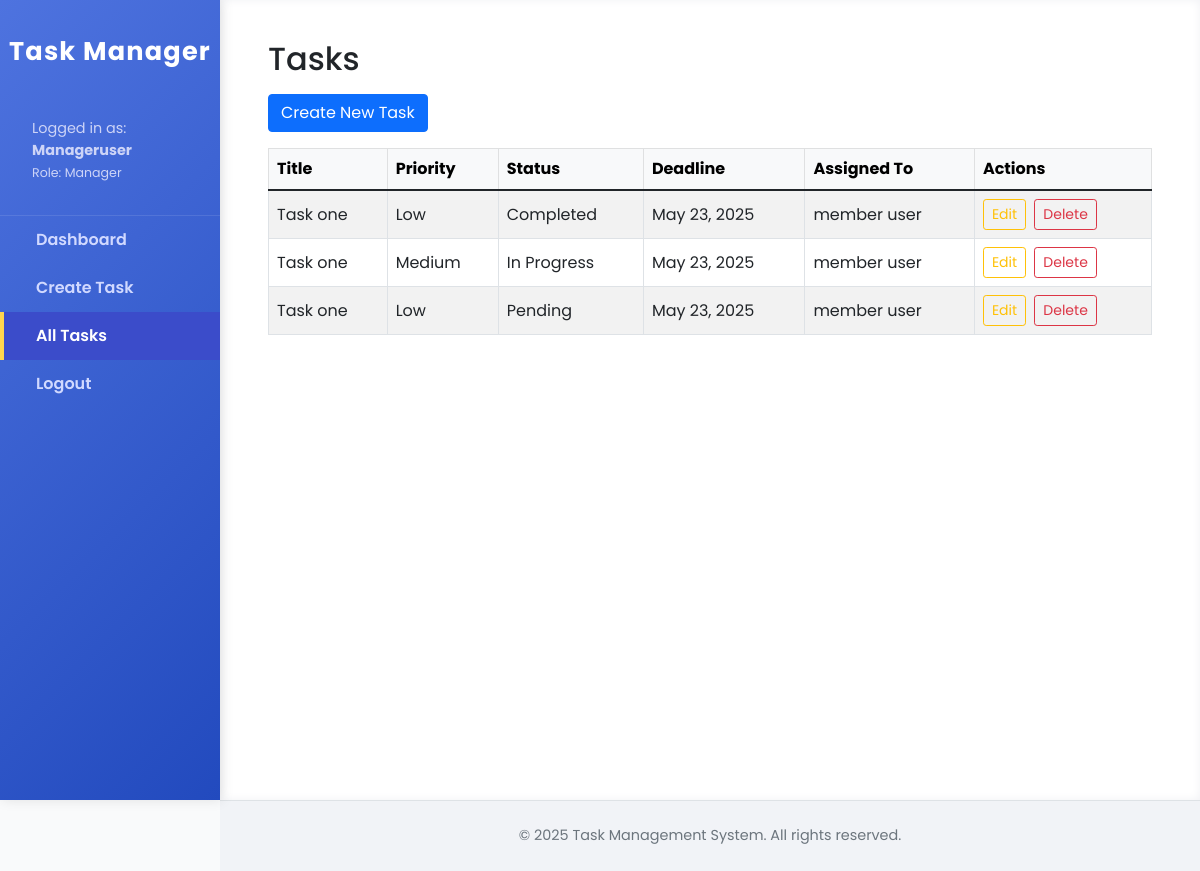
The page /tasks/ (signed in) on the database its author committed.
### myapp/models.py (models this page shows, shortened)
class Task(models.Model):
    PRIORITY_CHOICES = [
        ('Low', 'Low'),
        ('Medium', 'Medium'),
        ('High', 'High'),
    ]
    STATUS_CHOICES = [
        ('Pending', 'Pending'),
        ('In Progress', 'In Progress'),
        ('Completed', 'Completed'),
    ]
    title = models.CharField(max_length=255)
    description = models.TextField(blank=True, null=True)
    priority = models.CharField(max_length=10, choices=PRIORITY_CHOICES, default='Low')
    status = models.CharField(max_length=20, choices=STATUS_CHOICES, default='Pending')
    deadline = models.DateField(blank=True, null=True)
    assigned_to = models.ForeignKey(User, on_delete=models.SET_NULL, null=True, related_name='assigned_tasks')
    created_by = models.ForeignKey(User, on_delete=models.SET_NULL, null=True, related_name='created_tasks')
    created_at = models.DateTimeField(default=timezone.now)
    updated_at = models.DateTimeField(auto_now=True)

class User(models.Model):
    ROLE_CHOICES = (
        ('manager', 'Manager'),
        ('member', 'Member'),
    )
    id = models.AutoField(primary_key=True)
    name = models.CharField(max_length=100)
    email = models.EmailField(unique=True)
    password_hash = models.CharField(max_length=255)
    role = models.CharField(max_length=10, choices=ROLE_CHOICES, default='member')
    created_at = models.DateTimeField(default=timezone.now)
    updated_at = models.DateTimeField(auto_now=True)

### myapp/views.py (the view)
    def wrapper(request, *args, **kwargs):
        if request.session.get('user_role') != 'manager':
            return redirect('user_login')
        return view_func(request, *args, **kwargs)

### myapp/views.py (called while the page is built)
def manager_required(view_func):
    def wrapper(request, *args, **kwargs):
        if request.session.get('user_role') != 'manager':
            return redirect('user_login')
        return view_func(request, *args, **kwargs)
    return wrapper

@manager_required
def task_list(request):
    tasks = Task.objects.filter(created_by_id=request.session.get('user_id'))
    return render(request, 'task_list.html', {'tasks': tasks})

### templates/task_list.html (shortened to what this page needs)
{% extends 'base.html' %}
{% block content %}
<h2 class="mb-3">Tasks</h2>
<div class="d-flex justify-content-between align-items-center mb-3">
    <a href="{% url 'task_create' %}" class="btn btn-primary">Create New Task</a>
</div>
<div class="table-responsive">
    <table class="table table-bordered table-striped align-middle">
        <thead class="table-light">
            <tr>
                <th>Title</th>
                <th>Priority</th>
                <th>Status</th>
                <th>Deadline</th>
                <th>Assigned To</th>
                <th>Actions</th>
            </tr>
        </thead>
        <tbody>
            {% for task in tasks %}
            <tr>
                <td>{{ task.title }}</td>
                <td>{{ task.priority }}</td>
                <td>{{ task.status }}</td>
                <td>{{ task.deadline|default:"-" }}</td>
                <td>
                    {% if task.assigned_to %}
                        {{ task.assigned_to.name }}
                    {% else %}
                        -
                    {% endif %}
                </td>
                <td>
                    <a href="{% url 'task_edit' task.id %}" class="btn btn-sm btn-outline-warning me-1">Edit</a>
                    <a href="{% url 'task_delete' task.id %}" class="btn btn-sm btn-outline-danger">Delete</a>
                </td>
            </tr>
            {% empty %}
            <tr>
                <td colspan="6" class="text-center">No tasks found.</td>
            </tr>
            {% endfor %}
        </tbody>
    </table>
</div>
{% endblock %}

### templates/base.html (style rules this page uses)
body { font-family: 'Poppins', sans-serif; background-color: #f9fafb; color: #212529; }

### rows shown on the page
Task: title "Task one", priority "Low", status "Completed", deadline "May 23, 2025", assigned_to.name "member user"
Task: title "Task one", priority "Medium", status "In Progress", deadline "May 23, 2025", assigned_to.name "member user"
Task: title "Task one", priority "Low", status "Pending", deadline "May 23, 2025", assigned_to.name "member user"

### other values the page prints
{{ request.session.user_name }} "Manageruser"
{{ request.session.user_role|title }} "Manager"
